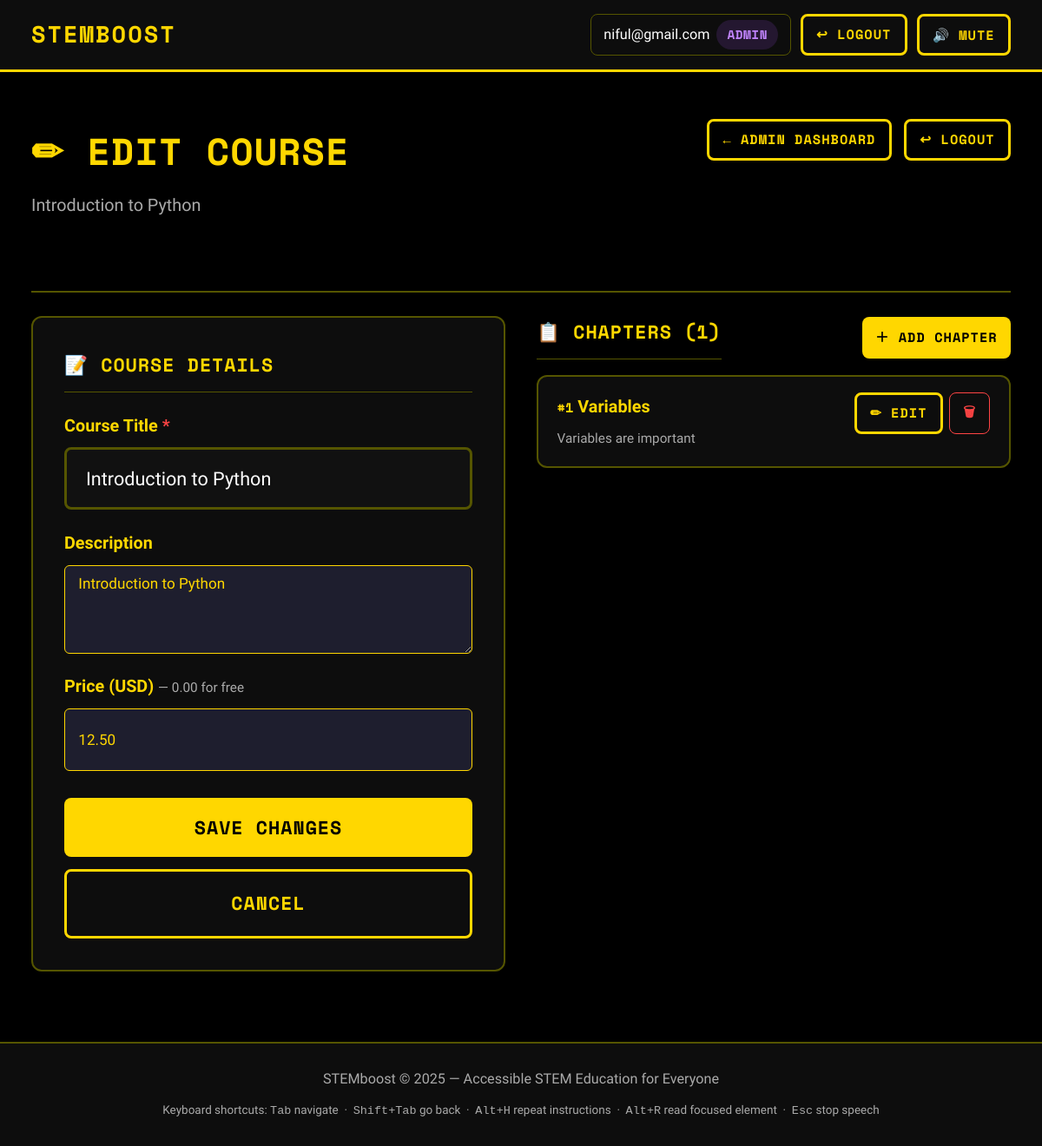
/admin-dashboard/course/2/edit/ (signed in), run on the app's committed database.
### core/models.py (models this page shows, shortened)
class User(AbstractBaseUser, PermissionsMixin):
    ROLE_LEARNER = 'learner'
    ROLE_MENTOR  = 'mentor'
    ROLE_ADMIN   = 'admin'
    ROLE_CHOICES = [
        (ROLE_LEARNER, 'Learner'),
        (ROLE_MENTOR,  'Mentor'),
        (ROLE_ADMIN,   'Admin'),
    ]
    id = models.BigAutoField(primary_key=True)
    email = models.EmailField(
        unique=True,
        db_index=True,
        verbose_name='Email Address',
    )
    role = models.CharField(
        max_length=10,
        choices=ROLE_CHOICES,
        default=ROLE_LEARNER,
        verbose_name='User Role',
    )
    is_active = models.BooleanField(default=True)
    is_staff  = models.BooleanField(default=False)
    date_joined = models.DateTimeField(auto_now_add=True)
    objects = UserManager()
    USERNAME_FIELD  = 'email'
    REQUIRED_FIELDS = ['role']
    class Meta:
        db_table = 'stemboost_users'
        verbose_name = 'User'
        verbose_name_plural = 'Users'
        ordering = ['-date_joined']

class Course(models.Model):
    title       = models.CharField(max_length=200)
    description = models.TextField(blank=True)
    price       = models.DecimalField(
        max_digits=8, decimal_places=2, default=0.00,
        help_text='Set to 0.00 for a free course.'
    )
    created_by  = models.ForeignKey(
        User, on_delete=models.SET_NULL, null=True,
        related_name='created_courses', limit_choices_to={'role': 'admin'}
    )
    created_at  = models.DateTimeField(auto_now_add=True)
    updated_at  = models.DateTimeField(auto_now=True)
    class Meta:
        ordering = ['-created_at']

class Chapter(models.Model):
    course            = models.ForeignKey(Course, on_delete=models.CASCADE, related_name='chapters')
    title             = models.CharField(max_length=200)
    content           = models.TextField(help_text='Text content of this chapter')
    image             = models.ImageField(upload_to='chapter_images/', blank=True, null=True)
    image_description = models.TextField(
        blank=True,
        help_text='Auto-generated image description (populated when image is uploaded)'
    )
    order             = models.PositiveIntegerField(default=0)
    created_at        = models.DateTimeField(auto_now_add=True)
    updated_at        = models.DateTimeField(auto_now=True)
    class Meta:
        ordering = ['order', 'created_at']

### core/views/decorators.py (the view)
        @login_required
        def wrapped(request, *args, **kwargs):
            if request.user.role != role:
                return redirect(request.user.get_dashboard_url())
            return view_func(request, *args, **kwargs)

### core/forms.py
class CourseForm(forms.ModelForm):
    class Meta:
        model  = Course
        fields = ['title', 'description', 'price']
        widgets = {
            'title': forms.TextInput(attrs={
                'class': 'form-input', 'placeholder': 'Course title',
                'aria-label': 'Course title', 'required': True,
            }),
            'description': forms.Textarea(attrs={
                'class': 'form-input', 'rows': 4,
                'placeholder': 'Brief course description…',
                'aria-label': 'Course description',
            }),
            'price': forms.NumberInput(attrs={
                'class': 'form-input', 'min': '0', 'step': '0.01',
                'aria-label': 'Course price (0.00 for free)',
                'placeholder': '0.00',
            }),
        }
        labels = {
            'price': 'Price (USD) — set 0.00 for free',
        }

### core/views/admin.py (called while the page is built, shortened)
@role_required("admin")
def admin_course_edit(request, course_id: int):
    course = get_object_or_404(Course, pk=course_id)
    form   = CourseForm(request.POST or None, instance=course)
    return render(request, "core/course_form.html", {
        "page_name": f"Edit Course — {course.title}",
        "form":      form,
        "course":    course,
        "chapters":  course.chapters.order_by("order", "id"),
        "action":    "Save Changes",
        "user":      request.user,
    })

### core/templates/core/course_form.html (shortened to what this page needs)
{% extends 'core/base.html' %}
{% block main_class %}class="wide"{% endblock %}
{% block content %}
<div role="region" aria-labelledby="course-form-heading">
  <div class="dashboard-header" style="margin-bottom:1.5rem;">
    <div>
      <h1 id="course-form-heading" class="page-heading">
        {% if course %}✏ Edit Course{% else %}＋ Create Course{% endif %}
      </h1>
      {% if course %}
        <p class="page-subheading" style="color:var(--text-muted);">{{ course.title }}</p>
      {% endif %}
    </div>
    <div style="display:flex;gap:0.8rem;align-items:center;">
      <a href="{% url 'admin_dashboard' %}" class="btn btn-secondary btn-sm">← Admin Dashboard</a>
      <a href="{% url 'logout' %}" class="btn btn-secondary btn-sm">↩ Logout</a>
    </div>
  </div>
  <div style="display:grid;grid-template-columns:1fr 1fr;gap:2rem;align-items:start;" class="responsive-grid">
    <section>
      <div class="card">
        <h2 class="section-heading">📝 Course Details</h2>
        <form method="post" novalidate>
          <div style="display:flex;flex-direction:column;gap:1.2rem;">
            <div>
              <label for="{{ form.title.id_for_label }}" style="display:block;margin-bottom:0.4rem;font-weight:600;">
                Course Title <span style="color:var(--red);">*</span>
              </label>
              {{ form.title }}
            </div>
            <div>
              <label for="{{ form.description.id_for_label }}" style="display:block;margin-bottom:0.4rem;font-weight:600;">
                Description
              </label>
              {{ form.description }}
            </div>
            <div>
              <label for="{{ form.price.id_for_label }}" style="display:block;margin-bottom:0.4rem;font-weight:600;">
                Price (USD) <span style="color:var(--text-muted);font-weight:400;font-size:0.85rem;">— 0.00 for free</span>
              </label>
              {{ form.price }}
            </div>
            <div style="display:flex;gap:0.8rem;flex-wrap:wrap;margin-top:0.5rem;">
              <button type="submit" class="btn btn-primary">{{ action }}</button>
              <a href="{% url 'admin_dashboard' %}" class="btn btn-secondary">Cancel</a>
            </div>
          </div>
        </form>
      </div>
    </section>
    {% if course %}
    <section>
      <div style="display:flex;justify-content:space-between;align-items:center;margin-bottom:1rem;flex-wrap:wrap;gap:0.8rem;">
        <h2 class="section-heading" style="margin:0;">📋 Chapters ({{ chapters|length }})</h2>
        <a href="{% url 'admin_chapter_create' course.id %}" class="btn btn-primary btn-sm">
          ＋ Add Chapter
        </a>
      </div>
      {% if chapters %}
      <div style="display:flex;flex-direction:column;gap:0.8rem;">
        {% for chapter in chapters %}
        <div class="card" style="padding:1rem 1.2rem;">
          <div style="display:flex;justify-content:space-between;align-items:flex-start;gap:1rem;flex-wrap:wrap;">
            <div>
              <p style="font-weight:600;margin-bottom:0.3rem;">
                <span style="color:var(--yellow);font-family:var(--font-mono);font-size:0.85rem;">#{{ chapter.order }}</span>
                {{ chapter.title }}
              </p>
              <p style="color:var(--text-muted);font-size:0.85rem;">
                {{ chapter.content|truncatechars:80 }}
              </p>
            </div>
            <div style="display:flex;gap:0.4rem;flex-shrink:0;flex-wrap:wrap;">
              <a href="{% url 'admin_chapter_edit' chapter.id %}" class="btn btn-secondary btn-sm">✏ Edit</a>
              <form method="post" action="{% url 'admin_chapter_delete' chapter.id %}"
                    onsubmit="return confirm('Delete chapter {{ chapter.title }}?');">
                <button type="submit" class="btn btn-danger btn-sm">🗑</button>
              </form>
            </div>
          </div>
        </div>
        {% endfor %}
      </div>
      {% endif %}
    </section>
    {% else %}
    <section>
      <div class="card" style="text-align:center;padding:2rem;">
        <p style="color:var(--text-secondary);">Save the course first to start adding chapters.</p>
      </div>
    </section>
    {% endif %}
  </div>
</div>
{% endblock %}

### core/templates/core/base.html (shortened to what this page needs)
{% load static %}<!DOCTYPE html>
<html lang="en">
<head>
  <link rel="stylesheet" href="{% static 'core/css/style.css' %}">
</head>
<body>
  <header role="banner">
    <nav role="navigation" aria-label="Main site navigation">
      <div class="nav-brand" aria-label="STEMboost – Accessible STEM Learning Platform">
        STEMboost
      </div>
      <div class="nav-links" role="menubar" aria-label="User actions" style="display:flex;align-items:center;gap:0.6rem;flex-wrap:wrap;">
        {% if user.is_authenticated %}
        <span class="nav-user"
              aria-label="Logged in as {{ user.email }}, role: {{ user.role }}">
          {{ user.email }}&nbsp;
          <span class="badge badge-{{ user.role }}" aria-hidden="true">{{ user.role|upper }}</span>
        </span>
        <a href="{% url 'logout' %}"
           class="btn btn-secondary btn-sm"
           role="menuitem"
           aria-label="Logout from STEMboost">
          ↩ Logout
        </a>
        {% endif %}
        <button id="btn-mute-toggle"
                class="btn btn-secondary btn-sm"
                aria-label="Mute audio"
                aria-pressed="false"
                title="Mute or unmute spoken audio"
                type="button"
                style="min-width:90px;">
        </button>
      </div>
    </nav>
  </header>
  <main id="main-content"
        role="main"
        {% block main_class %}{% endblock %}>
    {% block content %}{% endblock %}
  </main>
  <footer role="contentinfo">
    <p>STEMboost &copy; 2025 &mdash; Accessible STEM Education for Everyone</p>
    <p>
      <small>
        Keyboard shortcuts:
        <kbd>Tab</kbd> navigate &nbsp;·&nbsp;
        <kbd>Shift+Tab</kbd> go back &nbsp;·&nbsp;
        <kbd>Alt+H</kbd> repeat instructions &nbsp;·&nbsp;
        <kbd>Alt+R</kbd> read focused element &nbsp;·&nbsp;
        <kbd>Esc</kbd> stop speech
      </small>
    </p>
  </footer>
</body>
</html>

### data on the page
User: email "niful@gmail.com", role "ADMIN"
Course: title "Introduction to Python", description "Introduction to Python", price "12.50"
Chapter: order "1", title "Variables", content "Variables are important"

### other printed values
{{ action }} "SAVE CHANGES"
{{ chapters|length }} "1"
